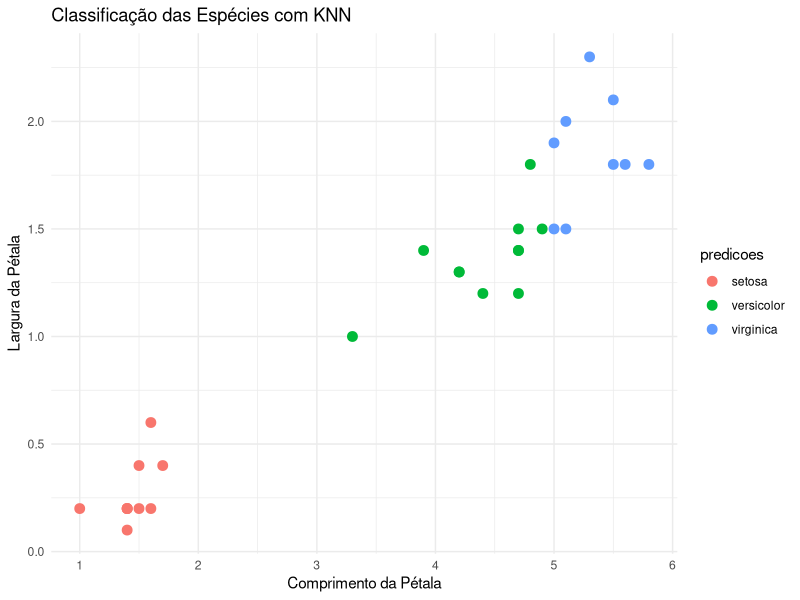

Write the R code that produced this figure.
# Limpar o ambiente
rm(list = ls())
cat("\014")

# Instalar pacotes (apenas na primeira vez)
if (!require("caret")) install.packages("caret", dependencies = TRUE)
if (!require("ggplot2")) install.packages("ggplot2")
if (!require("readr")) install.packages("readr")

# Carregar pacotes
library(caret)
library(ggplot2)
library(readr)

# Carregar o dataset (certifique-se que iris.csv está na mesma pasta)
iris <- read_csv("iris.csv")

# Verificar os dados
print(head(iris))
summary(iris)

# Transformar a variável alvo em fator, se necessário
iris$Species <- as.factor(iris$Species)

# Separar dados em treino e teste (80% treino)
set.seed(123)
trainIndex <- createDataPartition(iris$Species, p = 0.8, list = FALSE)
trainData <- iris[trainIndex, ]
testData  <- iris[-trainIndex, ]

# Treinar modelo KNN
modelo <- train(
  Species ~ ., 
  data = trainData,
  method = "knn",
  trControl = trainControl(method = "cv", number = 10)
)

# Fazer previsões
predicoes <- predict(modelo, newdata = testData)

# Avaliar modelo com matriz de confusão
matriz <- confusionMatrix(
  factor(predicoes, levels = levels(testData$Species)),
  factor(testData$Species)
)
print(matriz)

# Visualizar as classificações
ggplot(testData, aes(x = Petal.Length, y = Petal.Width, color = predicoes)) +
  geom_point(size = 3) +
  labs(
    title = "Classificação das Espécies com KNN",
    x = "Comprimento da Pétala",
    y = "Largura da Pétala"
  ) +
  theme_minimal()
